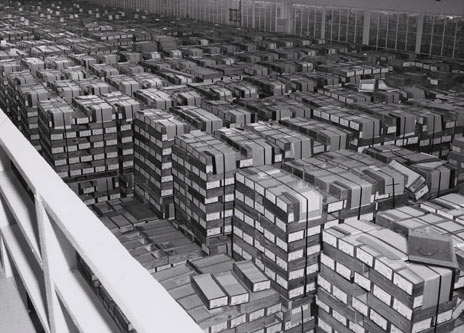
#> input picture unit-1/lesson-3/image-1.jpg, 464 x 333 px
$ python assign3test.py image-1.jpg 5
#> lines starting #> are read from the running program, lines starting #| are printed output that depends on the picture
import sys
from PIL import Image

banana = Image.open( sys.argv[1] )
#> banana is the input picture: PIL image 464x333 RGB; mean R, G, B 112, 110.9, 113.4
rotated_img = banana.rotate( int(sys.argv[2]) )
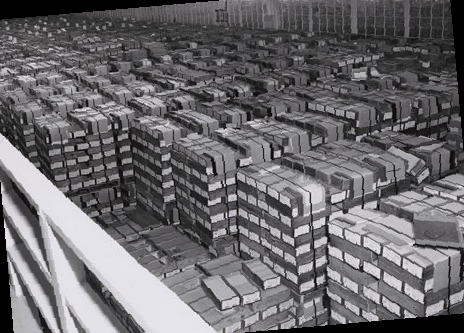
#> rotated_img: PIL image 464x333 RGB; mean R, G, B 106.5, 105.5, 107.9
rotated_img.save("rotated-" + sys.argv[1])
